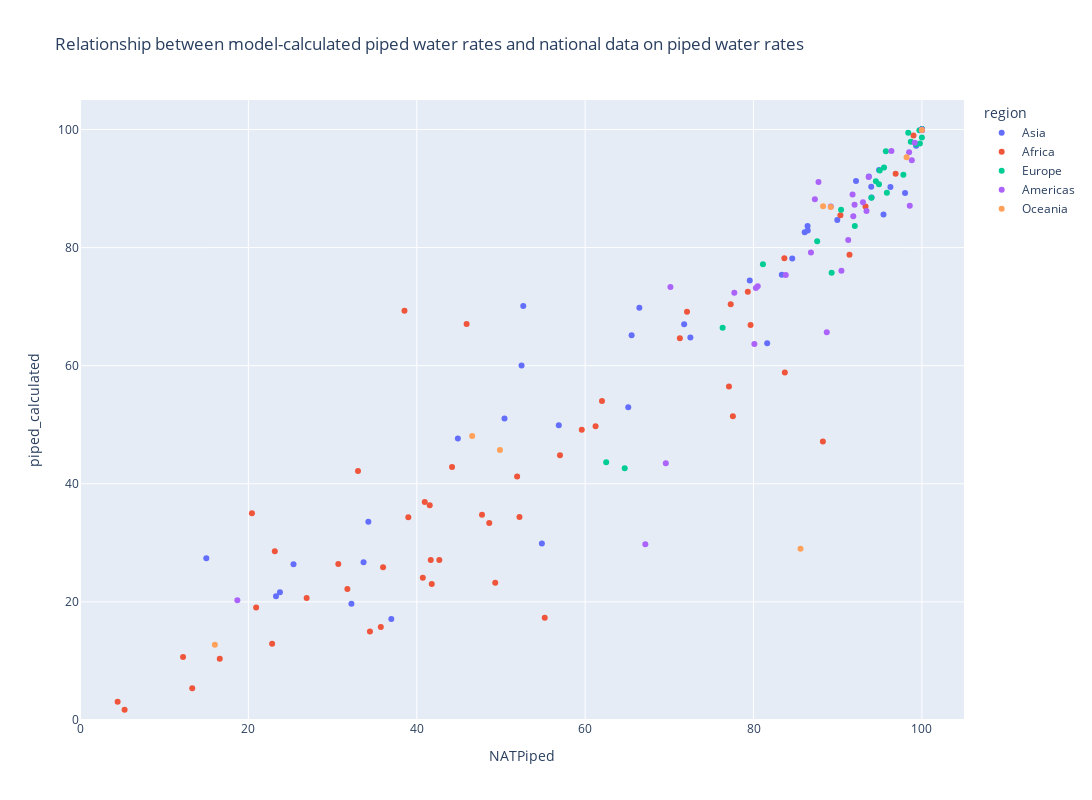

The notebook cell saved with this chart:
### Code cell
country_medians["percent_piped_with_access"] = country_medians["population_piped_with_access"] / country_medians["country_pop_raw"] * 100
country_medians["piped_calculated"] = country_medians["percent_without_water"] + country_medians["percent_piped_with_access"]
country_5th_percentiles["percent_piped_with_access"] = country_5th_percentiles["population_piped_with_access"] / country_5th_percentiles["country_pop_raw"] * 100
country_5th_percentiles["piped_calculated"] = country_5th_percentiles["percent_without_water"] + country_5th_percentiles["percent_piped_with_access"]
country_95th_percentiles["percent_piped_with_access"] = country_95th_percentiles["population_piped_with_access"] / country_95th_percentiles["country_pop_raw"] * 100
country_95th_percentiles["piped_calculated"] = country_95th_percentiles["percent_without_water"] + country_95th_percentiles["percent_piped_with_access"]

fig = px.scatter(
    country_medians, x="NATPiped", y="piped_calculated", 
    labels={'x':'NATPiped', 'y':'Piped Calculated'}, 
    title="Relationship between model-calculated piped water rates and national data on piped water rates",
    # size="bubble_size",
    color="region",
    hover_data=['Entity']
).update_layout(
    width=1200,
    height=800,
).update_xaxes(
    range=[0, 105]
).update_yaxes(
    range=[0, 105]
)

fig.show()

### Figure 1 — Plotly figure (JSON) as saved in the notebook; plotly's stock layout.template omitted (floating-point values rounded to 4 significant figures)
{"data": [{"customdata": [["Afghanistan"], ["United Arab Emirates"], ["Armenia"], ["Azerbaijan"], ["Bangladesh"], ["Bahrain"], ["Brunei Darussalam"], ["Bhutan"], ["China"], ["Cyprus"], ["Georgia"], ["Indonesia"], ["India"], ["Iran, Islamic Republic of"], ["Iraq"], ["Israel"], ["Jordan"], ["Japan"], ["Kazakhstan"], ["Kyrgyzstan"], ["Cambodia"], ["Korea, Republic of"], ["Lao People's Democratic Republic"], ["Lebanon"], ["Sri Lanka"], ["Myanmar"], ["Mongolia"], ["Malaysia"], ["Nepal"], ["Oman"], ["Pakistan"], ["Philippines"], ["Korea, Democratic People's Republic of"], ["Qatar"], ["Saudi Arabia"], ["Singapore"], ["Syrian Arab Republic"], ["Thailand"], ["Tajikistan"], ["Turkmenistan"], ["Timor-Leste"], ["Türkiye"], ["Taiwan, Province of China"], ["Uzbekistan"], ["Viet Nam"], ["Yemen"]], "hovertemplate": "region=Asia<br>NATPiped=%{x}<br>piped_calculated=%{y}<br>Entity=%{customdata[0]}<extra></extra>", "legendgroup": "Asia", "marker": {"color": "#636efa", "symbol": "circle"}, "mode": "markers", "name": "Asia", "orientation": "v", "showlegend": true, "type": "scatter", "x": [23.75, 100, 100, 93.98, 15, 100, 100, 100, 86.08, 100, 84.6, 23.28, 44.88, 99.31, 83.36, 100, 86.44, 98, 81.62, 93.7, 34.25, 100, 32.24, 92.17, 52.65, 33.68, 36.98, 96.26, 50.42, 95.44, 25.36, 66.44, 65.12, 100, 89.95, 100, 79.55, 86.42, 65.52, 54.86, 71.76, 94.02, 94.91, 72.5, 52.45, 56.87], "xaxis": "x", "y": [21.63, 100.0, 100.0, 90.31, 27.41, 100, 99.99, 100, 82.62, 100.0, 78.14, 20.96, 47.66, 97.27, 75.39, 100, 82.92, 89.27, 63.82, 92.05, 33.59, 100, 19.7, 91.29, 70.12, 26.71, 17.09, 90.28, 51.08, 85.62, 26.38, 69.8, 52.96, 100.0, 84.67, 100, 74.41, 83.68, 65.16, 29.89, 67.04, 88.48, 93.15, 64.77, 60.05, 49.92], "yaxis": "y"}, {"customdata": [["Angola"], ["Burundi"], ["Benin"], ["Burkina Faso"], ["Botswana"], ["Central African Republic"], ["Côte d'Ivoire"], ["Cameroon"], ["Congo, Democratic Republic of the"], ["Congo"], ["Djibouti"], ["Algeria"], ["Egypt"], ["Eritrea"], ["Western Sahara"], ["Ethiopia"], ["Gabon"], ["Ghana"], ["Guinea"], ["Gambia"], ["Guinea-Bissau"], ["Equatorial Guinea"], ["Kenya"], ["Liberia"], ["Libya"], ["Lesotho"], ["Morocco"], ["Madagascar"], ["Mali"], ["Mozambique"], ["Mauritania"], ["Mauritius"], ["Malawi"], ["Namibia"], ["Niger"], ["Nigeria"], ["Rwanda"], ["Sudan"], ["Senegal"], ["Sierra Leone"], ["Somalia"], ["South Sudan"], ["Sao Tome and Principe"], ["Eswatini"], ["Chad"], ["Togo"], ["Tunisia"], ["Tanzania, United Republic of"], ["Uganda"], ["South Africa"], ["Zambia"], ["Zimbabwe"]], "hovertemplate": "region=Africa<br>NATPiped=%{x}<br>piped_calculated=%{y}<br>Entity=%{customdata[0]}<extra></extra>", "legendgroup": "Africa", "marker": {"color": "#EF553B", "symbol": "circle"}, "mode": "markers", "name": "Africa", "orientation": "v", "showlegend": true, "type": "scatter", "x": [42.68, 38.54, 39, 31.76, 91.4, 13.33, 48.61, 41.78, 35.73, 55.2, 83.72, 71.25, 99, 51.92, 77.55, 44.19, 88.24, 57.01, 22.82, 79.32, 47.75, 40.72, 33.02, 5.3, 77.09, 72.1, 79.65, 36, 52.2, 41.66, 61.24, 100, 20.42, 83.66, 41.54, 12.24, 45.92, 59.6, 77.29, 20.92, 49.32, 4.47, 96.88, 62, 16.6, 30.68, 93.3, 40.95, 23.14, 90.32, 34.44, 26.92], "xaxis": "x", "y": [27.08, 69.33, 34.33, 22.17, 78.78, 5.365, 33.37, 23.01, 15.73, 17.31, 58.85, 64.64, 99.0, 41.24, 51.45, 42.87, 47.16, 44.83, 12.92, 72.54, 34.74, 24.08, 42.16, 1.751, 56.46, 69.15, 66.92, 25.88, 34.37, 27.12, 49.74, 100.0, 35.0, 78.2, 36.36, 10.68, 67.07, 49.14, 70.41, 19.04, 23.23, 3.073, 92.5, 54.01, 10.38, 26.44, 86.95, 36.91, 28.6, 85.47, 14.98, 20.65], "yaxis": "y"}, {"customdata": [["Albania"], ["Austria"], ["Belgium"], ["Bulgaria"], ["Bosnia and Herzegovina"], ["Belarus"], ["Switzerland"], ["Czechia"], ["Germany"], ["Denmark"], ["Spain"], ["Estonia"], ["Finland"], ["France"], ["United Kingdom of Great Britain and Northern Ireland"], ["Greece"], ["Croatia"], ["Hungary"], ["Ireland"], ["Iceland"], ["Italy"], ["Liechtenstein"], ["Lithuania"], ["Luxembourg"], ["Latvia"], ["Moldova, Republic of"], ["North Macedonia"], ["Malta"], ["Montenegro"], ["Netherlands, Kingdom of the"], ["Norway"], ["Poland"], ["Portugal"], ["Romania"], ["Russian Federation"], ["San Marino"], ["Serbia"], ["Slovakia"], ["Slovenia"], ["Sweden"], ["Ukraine"]], "hovertemplate": "region=Europe<br>NATPiped=%{x}<br>piped_calculated=%{y}<br>Entity=%{customdata[0]}<extra></extra>", "legendgroup": "Europe", "marker": {"color": "#00cc96", "symbol": "circle"}, "mode": "markers", "name": "Europe", "orientation": "v", "showlegend": true, "type": "scatter", "x": [81.12, 99.7, 100, 99.28, 95.5, 97.8, 100, 100, 100, 100, 100, 100, 100, 100, 100, 100, 94.53, 100, 95.72, 100, 100, 100, 95.84, 99.76, 94.9, 76.33, 92.03, 100, 89.28, 100, 100, 90.4, 98.68, 64.7, 94, 100, 94.99, 98.38, 100, 87.56, 62.5], "xaxis": "x", "y": [77.17, 99.86, 100.0, 97.53, 93.59, 92.33, 100, 100.0, 100.0, 100, 100.0, 99.98, 99.92, 100, 100.0, 100.0, 91.24, 100, 96.33, 98.66, 100.0, 100.0, 89.29, 97.65, 90.73, 66.42, 83.64, 100, 75.74, 100.0, 100.0, 86.42, 97.93, 42.65, 88.46, 100, 93.04, 99.47, 100.0, 81.08, 43.64], "yaxis": "y"}, {"customdata": [["Argentina"], ["Bahamas"], ["Belize"], ["Bolivia, Plurinational State of"], ["Brazil"], ["Canada"], ["Chile"], ["Colombia"], ["Costa Rica"], ["Cuba"], ["Dominican Republic"], ["Ecuador"], ["Grenada"], ["Greenland"], ["Guatemala"], ["Guyana"], ["Honduras"], ["Haiti"], ["Jamaica"], ["Saint Kitts and Nevis"], ["Saint Lucia"], ["Mexico"], ["Nicaragua"], ["Panama"], ["Peru"], ["Paraguay"], ["El Salvador"], ["Suriname"], ["Trinidad and Tobago"], ["Uruguay"], ["United States of America"], ["Saint Vincent and the Grenadines"], ["Venezuela, Bolivarian Republic of"]], "hovertemplate": "region=Americas<br>NATPiped=%{x}<br>piped_calculated=%{y}<br>Entity=%{customdata[0]}<extra></extra>", "legendgroup": "Americas", "marker": {"color": "#ab63fa", "symbol": "circle"}, "mode": "markers", "name": "Americas", "orientation": "v", "showlegend": true, "type": "scatter", "x": [98.56, 91.77, 86.82, 67.15, 98.8, 100, 100, 88.7, 100, 80.1, 80.28, 91.25, 87.72, 100, 77.72, 70.13, 92, 18.69, 83.83, 87.29, 96.38, 98.48, 69.58, 93.42, 91.85, 100, 93, 80.5, 89.18, 100, 99.15, 93.68, 90.44], "xaxis": "x", "y": [87.1, 88.98, 79.17, 29.79, 94.81, 99.88, 99.98, 65.67, 100.0, 63.69, 73.17, 81.3, 91.1, 99.92, 72.35, 73.34, 87.27, 20.28, 75.35, 88.21, 96.38, 96.16, 43.48, 86.22, 85.32, 99.97, 87.7, 73.46, 86.96, 99.92, 97.77, 91.94, 76.08], "yaxis": "y"}, {"customdata": [["Australia"], ["Fiji"], ["New Zealand"], ["Palau"], ["Papua New Guinea"], ["Solomon Islands"], ["Vanuatu"], ["Samoa"]], "hovertemplate": "region=Oceania<br>NATPiped=%{x}<br>piped_calculated=%{y}<br>Entity=%{customdata[0]}<extra></extra>", "legendgroup": "Oceania", "marker": {"color": "#FFA15A", "symbol": "circle"}, "mode": "markers", "name": "Oceania", "orientation": "v", "showlegend": true, "type": "scatter", "x": [98.18, 89.18, 100, 85.58, 16.02, 46.58, 49.88, 88.26], "xaxis": "x", "y": [95.29, 86.86, 99.92, 29.0, 12.73, 48.08, 45.72, 87], "yaxis": "y"}], "layout": {"height": 800, "legend": {"title": {"text": "region"}, "tracegroupgap": 0}, "title": {"text": "Relationship between model-calculated piped water rates and national data on piped water rates"}, "width": 1200, "xaxis": {"anchor": "y", "domain": [0, 1], "range": [0, 105], "title": {"text": "NATPiped"}}, "yaxis": {"anchor": "x", "domain": [0, 1], "range": [0, 105], "title": {"text": "piped_calculated"}}}}
